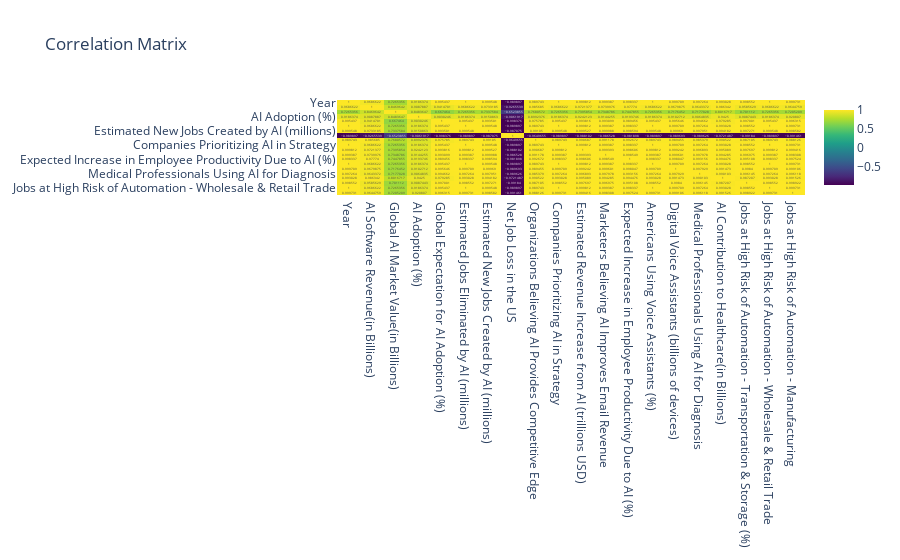

The notebook cell this image was saved under:
### Markdown cell above
<a id="31"></a>
### <div style="text-align:left; border-radius:15px; padding:20px; color:Black; margin:0; font-size:100%; font-family:Arial; background-color:#48cae4; overflow:hidden"><b>⚡1. Correlation   </b>
</div>

### Code cell
numeric_df = df_cleaned.select_dtypes(include=[float, int])
correlation_matrix = numeric_df.corr().T

fig = px.imshow(correlation_matrix, text_auto=True, aspect="auto",
                title='Correlation Matrix',
                color_continuous_scale='viridis')
fig.show()

### Figure 1 — Plotly figure (JSON) as saved in the notebook; plotly's stock layout.template omitted (floating-point values rounded to 4 significant figures; data arrays with more than 128 entries replaced by an {"elided": "..."} marker saying what was removed)
{"data": [{"coloraxis": "coloraxis", "hovertemplate": "x: %{x}<br>y: %{y}<br>color: %{z}<extra></extra>", "name": "0", "texttemplate": "%{z}", "type": "heatmap", "x": ["Year", "AI Software Revenue(in Billions)", "Global AI Market Value(in Billions)", "AI Adoption (%)", "Global Expectation for AI Adoption (%)", "Estimated Jobs Eliminated by AI (millions)", "Estimated New Jobs Created by AI (millions)", "Net Job Loss in the US", "Organizations Believing AI Provides Competitive Edge", "Companies Prioritizing AI in Strategy", "Estimated Revenue Increase from AI (trillions USD)", "Marketers Believing AI Improves Email Revenue", "Expected Increase in Employee Productivity Due to AI (%)", "Americans Using Voice Assistants (%)", "Digital Voice Assistants (billions of devices)", "Medical Professionals Using AI for Diagnosis", "AI Contribution to Healthcare(in Billions)", "Jobs at High Risk of Automation - Transportation & Storage (%)", "Jobs at High Risk of Automation - Wholesale & Retail Trade", "Jobs at High Risk of Automation - Manufacturing"], "xaxis": "x", "y": ["Year", "AI Software Revenue(in Billions)", "Global AI Market Value(in Billions)", "AI Adoption (%)", "Global Expectation for AI Adoption (%)", "Estimated Jobs Eliminated by AI (millions)", "Estimated New Jobs Created by AI (millions)", "Net Job Loss in the US", "Organizations Believing AI Provides Competitive Edge", "Companies Prioritizing AI in Strategy", "Estimated Revenue Increase from AI (trillions USD)", "Marketers Believing AI Improves Email Revenue", "Expected Increase in Employee Productivity Due to AI (%)", "Americans Using Voice Assistants (%)", "Digital Voice Assistants (billions of devices)", "Medical Professionals Using AI for Diagnosis", "AI Contribution to Healthcare(in Billions)", "Jobs at High Risk of Automation - Transportation & Storage (%)", "Jobs at High Risk of Automation - Wholesale & Retail Trade", "Jobs at High Risk of Automation - Manufacturing"], "yaxis": "y", "z": {"elided": "20x20 float values"}}], "layout": {"coloraxis": {"colorscale": [[0, "#440154"], [0.1111, "#482878"], [0.2222, "#3e4989"], [0.3333, "#31688e"], [0.4444, "#26828e"], [0.5556, "#1f9e89"], [0.6667, "#35b779"], [0.7778, "#6ece58"], [0.8889, "#b5de2b"], [1, "#fde725"]]}, "title": {"text": "Correlation Matrix"}, "xaxis": {"anchor": "y", "domain": [0, 1]}, "yaxis": {"anchor": "x", "autorange": "reversed", "domain": [0, 1]}}}
